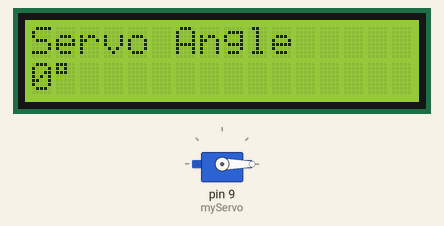
Recording of a sketch running on a simulated Arduino Uno, built with avr-gcc and run on an emulated ATmega328P. Shown: servo, 16×2 character LCD.

Above: at 0.1 s.
At 7.4 s:
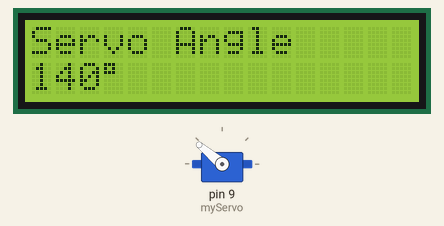
At 14.7 s:
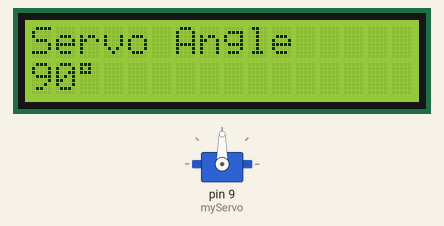
At 29.2 s:
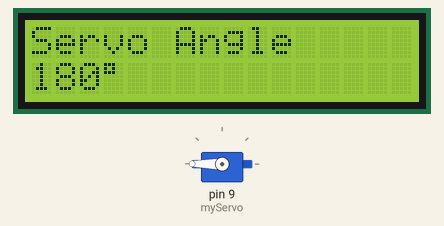
Timing chart, 0 to 40.0 s (numbered marks = the images above):
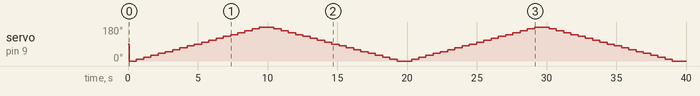

Measured:
- what the display in image 1 shows lasts 0.6 s, from 7.3 s to 7.9 s

The sketch:

sermomotorcontrol.ino
```cpp
#include <Wire.h>
#include <LiquidCrystal_I2C.h>
#include <Servo.h>

LiquidCrystal_I2C lcd(0x27, 16, 2);   // Change to 0x3F if needed
Servo myServo;

void setup() {
  myServo.attach(9);      // Servo signal pin
  lcd.init();
  lcd.backlight();
}

void loop() {

  // Rotate 0° to 180°
  for (int angle = 0; angle <= 180; angle += 10) {

    myServo.write(angle);

    lcd.clear();
    lcd.setCursor(0, 0);
    lcd.print("Servo Angle");

    lcd.setCursor(0, 1);
    lcd.print(angle);
    lcd.print((char)223);   // Degree symbol
    lcd.print(" ");

    delay(500);
  }

  // Rotate 180° to 0°
  for (int angle = 180; angle >= 0; angle -= 10) {

    myServo.write(angle);

    lcd.clear();
    lcd.setCursor(0, 0);
    lcd.print("Servo Angle");

    lcd.setCursor(0, 1);
    lcd.print(angle);
    lcd.print((char)223);
    lcd.print(" ");

    delay(500);
  }
}
```
